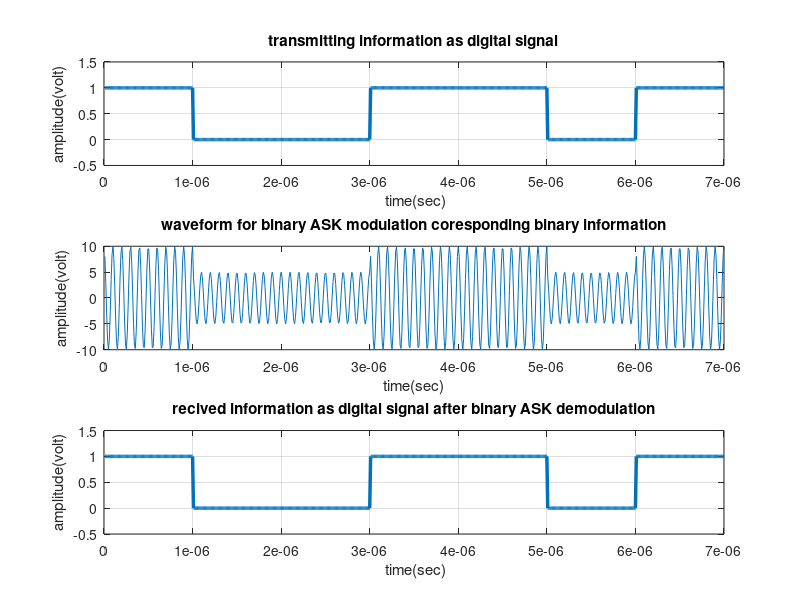

MATLAB code to generate this figure:
clc;
clear all;
close all;

x=[ 1 0 0 1 1 0 1];                                    % Binary Information
bp=.000001;                                                    % bit period
disp(' Binary information at Trans mitter :');
disp(x);

%XX representation of transmitting binary information as digital signal XXX
bit=[]; 
for n=1:1:length(x)
    if x(n)==1;
       se=ones(1,100);
    else x(n)==0;
        se=zeros(1,100);
    end
     bit=[bit se];

end
t1=bp/100:bp/100:100*length(x)*(bp/100);
subplot(3,1,1);
plot(t1,bit,'lineWidth',2.5);grid on;
axis([ 0 bp*length(x) -.5 1.5]);
ylabel('amplitude(volt)');
xlabel(' time(sec)');
title('transmitting information as digital signal')

%XXXXXXXXXXXXXXXXXXXXXXX Binary-ASK modulation XXXXXXXXXXXXXXXXXXXXXXXXXXX%
A1=10;                      % Amplitude of carrier signal for information 1
A2=5;                       % Amplitude of carrier signal for information 0
br=1/bp;                                                         % bit rate
f=br*10;                                                 % carrier frequency 
t2=bp/99:bp/99:bp;                 
ss=length(t2);
m=[];
for (i=1:1:length(x))
    if (x(i)==1)
        y=A1*cos(2*pi*f*t2);
    else
        y=A2*cos(2*pi*f*t2);
    end
    m=[m y];
end
t3=bp/99:bp/99:bp*length(x);
subplot(3,1,2);
plot(t3,m);
xlabel('time(sec)');
ylabel('amplitude(volt)');
title('waveform for binary ASK modulation coresponding binary information');




%XXXXXXXXXXXXXXXXXXXX Binary ASK demodulation XXXXXXXXXXXXXXXXXXXXXXXXXXXXX
mn=[];
for n=ss:ss:length(m)
  t=bp/99:bp/99:bp;
  y=cos(2*pi*f*t);                                        % carrier siignal 
  mm=y.*m((n-(ss-1)):n);
  t4=bp/99:bp/99:bp;
  z=trapz(t4,mm)                                              % intregation 
  zz=round((2*z/bp))                                     
  if(zz>7.5)                                  % logic level = (A1+A2)/2=7.5
    a=1;
  else
    a=0;
  end
  mn=[mn a];
end
disp(' Binary information at Reciver :');
disp(mn);


%XXXXX Representation of binary information as digital signal which achived 
%after ASK demodulation XXXXXXXXXXXXXXXXXXXXXXXXXXXXXXXXXXXXXXXXXXXXXXXXXXX
bit=[];
for n=1:length(mn);
    if mn(n)==1;
       se=ones(1,100);
    else mn(n)==0;
        se=zeros(1,100);
    end
     bit=[bit se];

end
t4=bp/100:bp/100:100*length(mn)*(bp/100);
subplot(3,1,3)
plot(t4,bit,'LineWidth',2.5);grid on;
axis([ 0 bp*length(mn) -.5 1.5]);
ylabel('amplitude(volt)');
xlabel(' time(sec)');
title('recived information as digital signal after binary ASK demodulation');



%>>>>>>>>>>>>>>>>>>>>>>>>>> end of program >>>>>>>>>>>>>>>>>>>>>>>>>>>>>>%